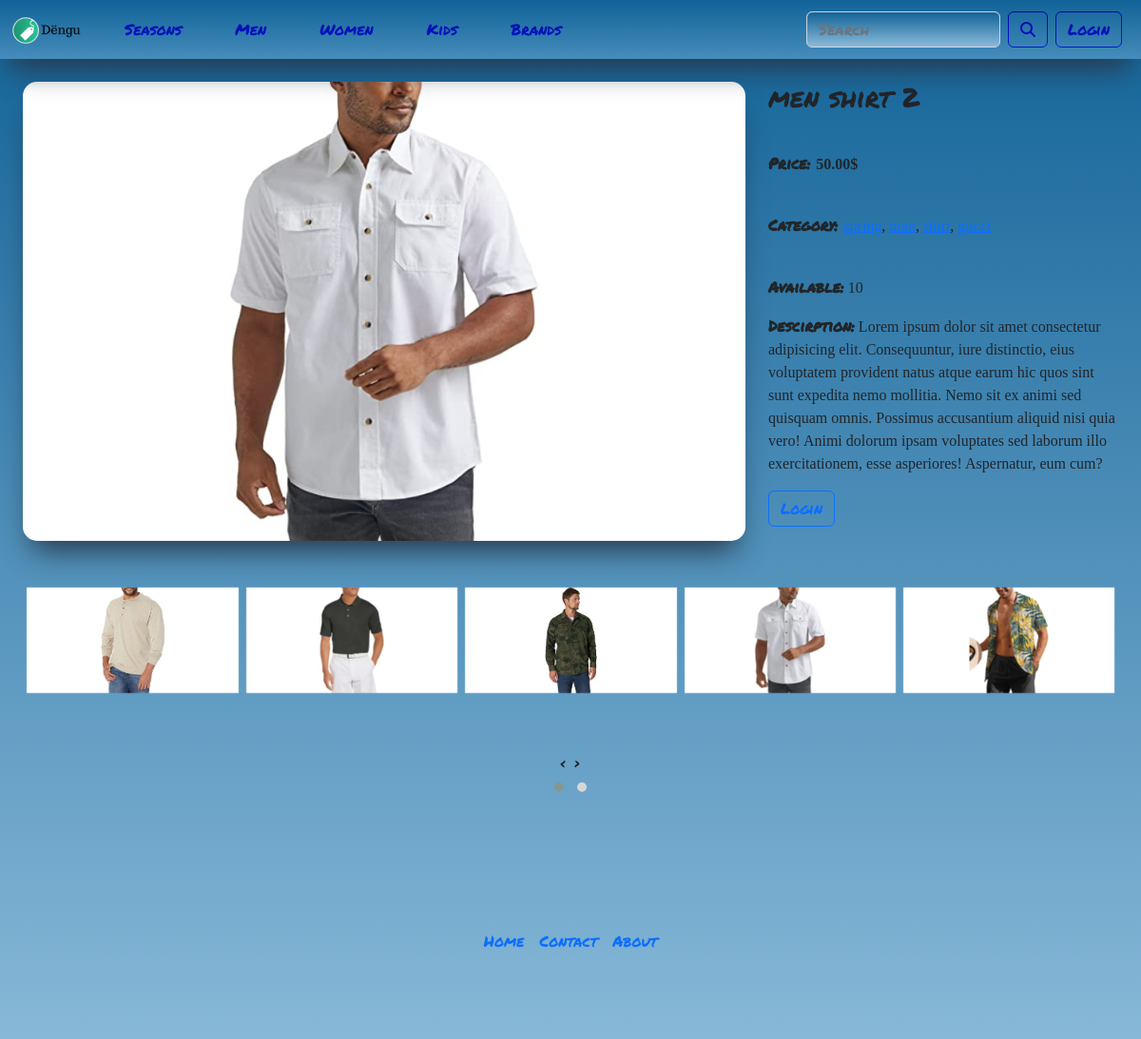
The app's page /item/41 with its own data.
### home/models.py (models this page shows)
class Product(models.Model):
    product_id = models.AutoField(primary_key=True)
    product_name = models.CharField(max_length=50)
    product_image = models.ImageField(upload_to='static/media/products')
    product_brand = models.ForeignKey(Brand, on_delete=models.CASCADE)
    product_season = models.CharField(max_length=50, choices=SEASON_CHOICES)
    product_gender = models.CharField(max_length=50, choices=GENDER_CHOICES)
    product_type = models.ForeignKey(Type, on_delete=models.CASCADE)
    product_price = models.DecimalField(max_digits=10, decimal_places=2)
    product_quantity = models.PositiveIntegerField()
    product_description = models.TextField(max_length=500)
    def __str__(self):
        return f'{self.product_season}, {self.product_gender}, {self.product_type}, {self.product_price}, {self.product_brand}, {self.product_quantity}, {self.product_name}'

### home/views.py (the view)
# urls.py: path('item/<id>', views.item, name='item'),
def item(request, id):
    single_item = Product.objects.get(product_id=id)
    similar_item = Product.objects.raw(
        f'SELECT * FROM home_product WHERE product_gender = "{single_item.product_gender}" and product_type_id = "{single_item.product_type_id}" ORDER BY RAND()'
    )
    context = {"single_item": single_item, "similar_item": similar_item}
    return render(request, "item.html", context)

### home/models.py (called while the page is built)
    def __str__(self):
        return f'{self.brand_name}'

    def __str__(self):
        return f'{self.type_name}'

### home/templates/item.html (shortened to what this page needs)
{% extends 'index.html' %}
{% load static %}
{% block content %}
<div class="container-fluid">
  <div class="row">
    <div class="col-12" id="itemsContainer">
      <div class="row" id="singleItem">
        <div class="col-12 col-md-8" id="itemsImage">
          <img src="{{single_item.product_image.url}}" alt="" />
        </div>
        <div class="col-12 col-md-4" id="itemsDescription">
          <div class="row">
            <div class="col-12">
              <h3 class="itemsDescriptionElement" style="mix-blend-mode: color-burn;">{{single_item.product_name}}</h3>
            </div>
            <div class="col-12">
              <p class="itemsDescriptionElement"><strong>Price:</strong>  <strong class="noFont">{{single_item.product_price}}$</strong></p>
            </div>
            <div class="col-12">
              <p class="itemsDescriptionElement"  style="text-transform: lowercase; font-family: none;">
                <b style="text-transform:none;">Category: </b>
                {% if single_item.product_season == 'WINTER' %}
                <a href="../items/{{single_item.product_season}}/product_gender/product_type_id/product_brand_id" class="noFont itemLink" style="color:#f1cb4c; ">{{single_item.product_season}}</a>,
                <a href="../items/product_season/{{single_item.product_gender}}/product_type_id/product_brand_id" class="noFont itemLink" style="color:#f1cb4c;">{{single_item.product_gender}}</a>,
                <a href="../items/product_season/product_gender/{{single_item.product_type_id}}/product_brand_id" class="noFont itemLink" style="color:#f1cb4c;">{{single_item.product_type}}</a>,
                <a href="../items/product_season/product_gender/product_type_id/{{single_item.product_brand_id}}" class="noFont itemLink" style="color:#f1cb4c;">{{single_item.product_brand}}</a>
                {% else %}
                <a href="../items/{{single_item.product_season}}/product_gender/product_type_id/product_brand_id" class="noFont itemLink">{{single_item.product_season}}</a>,
                <a href="../items/product_season/{{single_item.product_gender}}/product_type_id/product_brand_id" class="noFont itemLink">{{single_item.product_gender}}</a>,
                <a href="../items/product_season/product_gender/{{single_item.product_type_id}}/product_brand_id" class="noFont itemLink">{{single_item.product_type}}</a>,
                <a href="../items/product_season/product_gender/product_type_id/{{single_item.product_brand_id}}" class="noFont itemLink">{{single_item.product_brand}}</a>
                {% endif %}
              </p>
            </div>
            <div class="col-12">
              <p class="noFont">
                <strong>Available:</strong>
                {{single_item.product_quantity}}
              </p>
            </div>
            <div class="col-12">
              <p class="noFont">
                <strong>Descirption:</strong>
                {{single_item.product_description}}
              </p>
            </div>
          </div>
          <div class="row">
            <div class="col-12" id="addToChart">
              {% if user.is_authenticated %}
              {% if single_item.product_quantity == 0 %}
              <button type="button" data-product={{single_item.product_id}} data-action="add" class="btn btn-outline-primary update-cart" disabled>Add to chart</button>
              <button type="button" data-product={{single_item.product_id}} data-action="add" class="btn btn-outline-primary update-cart" disabled><a href="/cart" style="text-decoration: none; color: inherit;">Buy</a></button>
              {% else %}
              <button type="button" data-product={{single_item.product_id}} data-action="add" class="btn btn-outline-primary update-cart">Add to chart</button>
              <button type="button" data-product={{single_item.product_id}} data-action="add" class="btn btn-outline-primary update-cart"><a href="/cart" style="text-decoration: none; color: inherit;">Buy</a></button>
              {% endif %}
              {% else %}
              <a class="btn btn-outline-primary" type="submit" href="{% url 'login_user' %}"> Login </a>
              {% endif %}
            </div>
          </div>
        </div>
      </div>
      <div class="row" id="itemsSection">
        <div class="col-12">
          <div class="owl-carousel owl-theme">
            {% for similar in similar_item|slice:"10" %}
            <div class="owlDiv">
              <a href="../item/{{similar.product_id}}"><img src="{{similar.product_image.url}}" alt="" /></a>
            </div>
            {% endfor %}
          </div>
        </div>
      </div>
    </div>
  </div>
</div>
{% endblock %}

### static/css/dengu.css (style rules this page uses)
* { font-family: "Permanent Marker", cursive; }
.noFont { font-family: none; }
.topmenuItem, .btn-outline-primary, .footer-link, .btn-outline-primary { mix-blend-mode: color-burn; }
img, .card { cursor: pointer; transition: transform 0.3s; }
#itemsContainer { margin-top: 70px; }
#itemsContainer { display: flex; flex-direction: column; justify-content: flex-start; align-items: center; }
#singleItem { margin-bottom: 15px; }
#itemsContainer > div { width: 100%; }
#itemsImage img { width: 100%; height: 100%; object-fit: cover; border-radius: 15px; box-shadow: rgb(38 57 77) 0px 20px 30px -10px; }
#itemsDescription { display: flex; flex-direction: column; align-items: flex-start; justify-content: space-between; margin-bottom: 15px; }
.itemsDescriptionElement { margin-bottom: 40px; }
#salesSection, #brandSection, #itemsSection { height: 250px; margin: 0 20px 30px 20px; display: flex; flex-direction: column; justify-content: center; }
.owlDiv { height: 200px; display: flex; flex-direction: column; justify-content: center; margin: 0 4px; }
.owlDiv img { object-fit: cover; height: 100%; width: 100%; }

### records on screen
Product: product_image (picture), product_name "men shirt 2", product_price "50.00", product_quantity "10", product_description "Lorem ipsum dolor sit amet consectetur adipisicing elit. Consequuntur, iure distinctio, eius voluptatem provident natus atque earum hic quos sint sunt expedita nemo mollitia. Nemo sit ex animi sed quisquam omnis. Possimus accusantium aliquid nisi quia vero! Animi dolorum ipsam voluptates sed laborum illo exercitationem, esse asperiores! Aspernatur, eum cum?"
Product: product_image (picture)
Product: product_image (picture)
Product: product_image (picture)
Product: product_image (picture)
